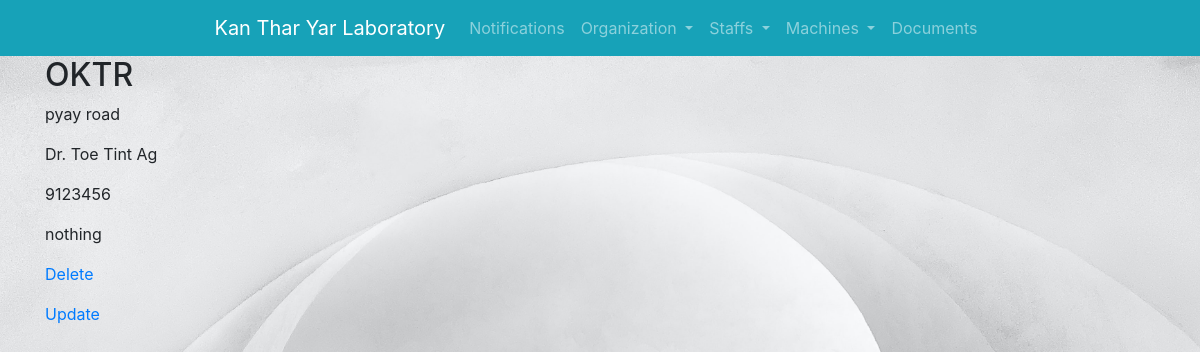
/machines/supplier/2/detail/, run on the app's committed database.
### machine/models.py (models this page shows, shortened)
class Suppliers(models.Model):
    company = models.CharField(max_length=100, blank=True, null=True)
    address = models.CharField(max_length=200, blank=True, null=True)
    contact_person = models.TextField(blank=False, null=True)
    contact_phone = models.IntegerField(blank=True, null=True)
    document = models.FileField(upload_to='media/suppliers/', null=True)
    remark = models.TextField(blank=False, null=True)
    add_date = models.DateTimeField(auto_now_add=True, null=True)

### machine/views.py (the view)
# urls.py: path('supplier/<int:pk>/detail/', views.detail_supplier.as_view(),  name="detail_supplier"),
class detail_supplier(DetailView):
        template_name = 'machine/supplier_detail.html'
        model = Suppliers
        context_object_name = 'supplier'

### machine/templates/machine/supplier_detail.html
{% extends 'base_layout.html' %}
{% block content%}
            <h2>{{ supplier.company }}</h2>
            <p>{{ supplier.address }}</p>
            <p>{{ supplier.contact_person }}</p>
            <p>{{ supplier.contact_phone }}</p>
            <p>{{ supplier.remark }}</p>
            <p><a href="{% url 'machine:delete_supplier' pk=supplier.pk %}">Delete</a></p>
            <p><a href="{% url 'machine:update_supplier' pk=supplier.pk %}">Update</a></p>
{% endblock %}

### assets/styles.css (style rules this page uses)
body { background-color: #0f121f; background-image: url('/static/feathers.jpg'); background-repeat-y: no-repeat; background-size: cover; color: #fff; }

### data on the page
Suppliers: company "OKTR", address "pyay road", contact_person "Dr. Toe Tint Ag", contact_phone "9123456", remark "nothing"
